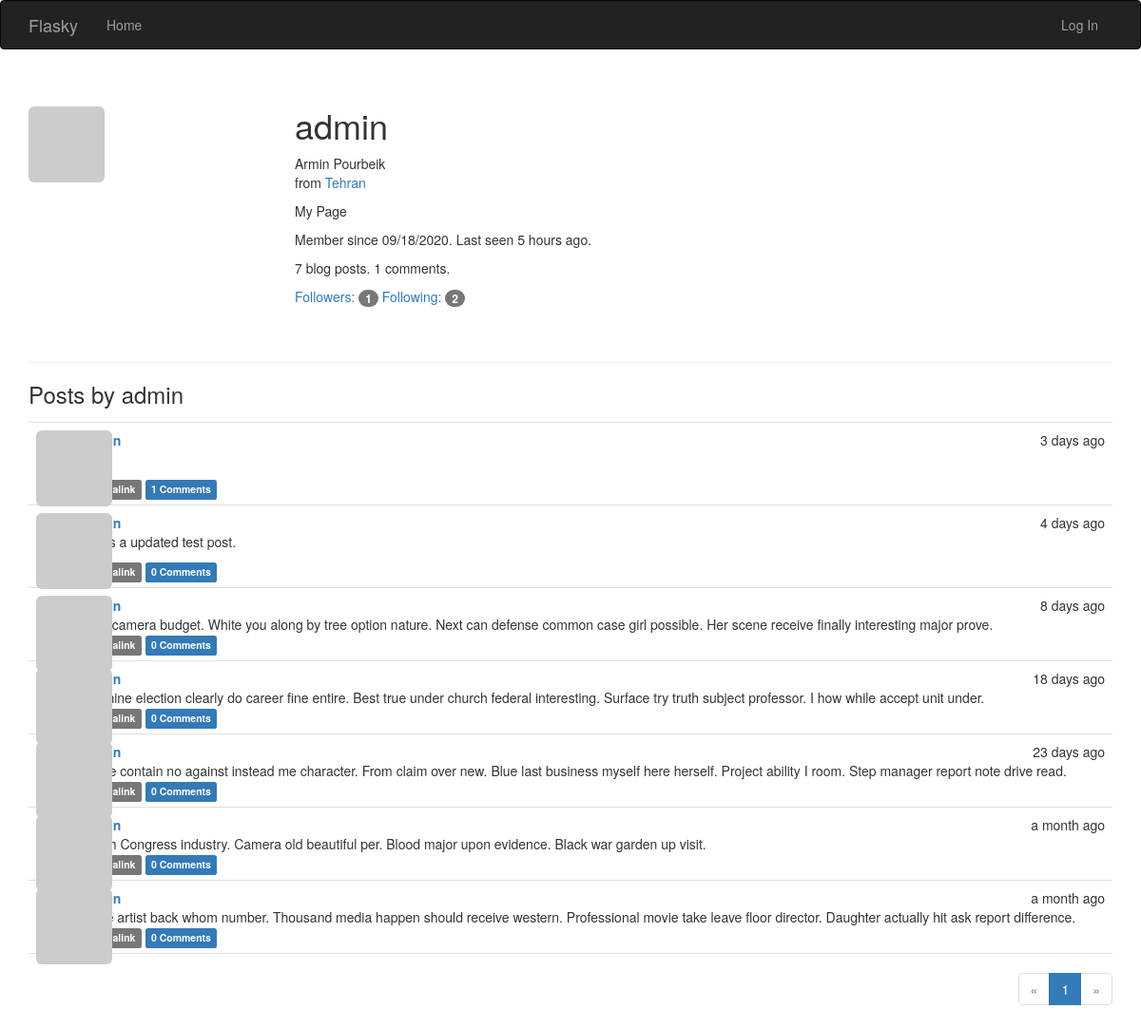
Screenshot of /user/admin with the database file from the repository.
### app/models/user.py (models this page shows, shortened)
class User(UserMixin, db.Model):
    __tablename__ = 'users'
    id = db.Column(db.Integer, primary_key=True)
    username = db.Column(db.String(64), unique=True)
    email = db.Column(db.String(64), unique=True, index=True)
    password_hash = db.Column(db.String(128))
    confirmed = db.Column(db.Boolean, default=False)
    role_id = db.Column(db.Integer, db.ForeignKey('roles.id'))
    name = db.Column(db.String(64))
    location = db.Column(db.String(64))
    about_me = db.Column(db.Text())
    member_since = db.Column(db.DateTime(), default=datetime.utcnow)
    last_seen = db.Column(db.DateTime(), default=datetime.utcnow)
    avatar_hash = db.Column(db.String(32))
    posts = db.relationship('Post', backref='author', lazy='dynamic')
    followed = db.relationship('Follow',
                               foreign_keys=[Follow.follower_id],
                               backref=db.backref('follower', lazy='joined'),
                               lazy='dynamic',
                               cascade='all, delete-orphan')
    followers = db.relationship('Follow',
                                foreign_keys=[Follow.followed_id],
                                backref=db.backref('followed', lazy='joined'),
                                lazy='dynamic',
                                cascade='all, delete-orphan')
    comments = db.relationship('Comment', backref='author', lazy='dynamic')
    @property
    def password(self):
        raise AttributeError('password in not a readable attribute')
    def gravatar_hash(self):
        return hashlib.md5(self.email.lower().encode('utf-8')).hexdigest()
    def gravatar(self, size=100, default='identicon', rating='g'):
        if request.is_secure:
            url = 'https://secure.gravatar.com/avatar'
        else:
            url = 'http://secure.gravatar.com/avatar'
        hash_ = self.avatar_hash or self.gravatar_hash()
        return f'{url}/{hash_}?s={size}&d={default}&r={rating}'

### app/models/post.py (models this page shows, shortened)
class Post(db.Model):
    __tablename__ = 'posts'
    id = db.Column(db.Integer, primary_key=True)
    body = db.Column(db.Text)
    timestamp = db.Column(db.DateTime, index=True, default=datetime.utcnow)
    author_id = db.Column(db.Integer, db.ForeignKey('users.id'))
    body_html = db.Column(db.Text)
    comments = db.relationship('Comment', backref='post', lazy='dynamic')

### app/main/views.py (the view)
@main.route('/user/<username>')
def user(username):
    user = User.query.filter_by(username=username).first_or_404()
    page = request.args.get('page', 1, type=int)
    pagination = user.posts.order_by(Post.timestamp.desc()).paginate(
        page, per_page=current_app.config['FLASKY_POSTS_PER_PAGE'],
        error_out=False)
    posts = pagination.items
    return render_template('user.html', user=user, posts=posts,
                           pagination=pagination)

### app/auth/views.py (called while the page is built)
@auth.before_app_request
def before_request():
    if current_user.is_authenticated \
            and not current_user.confirmed \
            and request.blueprint != 'auth' \
            and request.endpoint != 'static':
        return redirect(url_for('auth.unconfirmed'))

@auth.before_app_request
def before_request():
    if current_user.is_authenticated:
        current_user.ping()
        if not current_user.confirmed \
                and request.endpoint \
                and request.blueprint != 'auth' \
                and request.endpoint != 'static':
            return redirect(url_for('auth.unconfirmed'))

### app/main/__init__.py (called while the page is built)
@main.app_context_processor
def inject_permissions():
    return dict(Permission=Permission)

### app/models/user.py (called while the page is built)
    def can(self, permission):
        return False

    def is_administrator(self):
        return False

### app/templates/user.html (shortened to what this page needs)
{% extends "base.html" %}
{% import "_macros.html" as macros %}
{% block page_content %}
<div class="page-header">
    <img class="img-rounded profile-thumbnail" src="{{ user.gravatar(size=256) }}">
    <div class="profile-header">
        <h1>{{ user.username }}</h1>
        {% if user.name or user.location %}
        <p>
            {% if user.name %}{{ user.name }}<br>{% endif %}
            {% if user.location %}
                from <a href="http://maps.google.com/?q={{ user.location }}">{{ user.location }}</a><br>
            {% endif %}
        </p>
        {% endif %}
        {% if user.about_me %}<p>{{ user.about_me }}</p>{% endif %}
        <p>Member since {{ moment(user.member_since).format('L') }}. Last seen {{ moment(user.last_seen).fromNow() }}.</p>
        <p>{{ user.posts.count() }} blog posts. {{ user.comments.count() }} comments.</p>
        <p>
            <a href="{{ url_for('.followers', username=user.username) }}">Followers: <span class="badge">{{ user.followers.count() - 1 }}</span></a>
            <a href="{{ url_for('.followed_by', username=user.username) }}">Following: <span class="badge">{{ user.followed.count() - 1 }}</span></a>
        </p>
    </div>
</div>
<h3>Posts by {{ user.username }}</h3>
{% include '_posts.html' %}
{% if pagination %}
<div class="pagination">
    {{ macros.pagination_widget(pagination, '.user', username=user.username) }}
</div>
{% endif %}
{% endblock %}

### app/templates/base.html (shortened to what this page needs)
{% extends "bootstrap/base.html" %}
{% block head %}
{{ super() }}
<link rel="stylesheet" type="text/css" href="{{ url_for('static', filename='styles.css') }}">
{% endblock %}
{% block navbar %}
<div class="navbar navbar-inverse" role="navigation">
    <div class="container">
        <div class="navbar-header">
            <a class="navbar-brand" href="{{ url_for('main.index') }}">Flasky</a>
        </div>
        <div class="navbar-collapse collapse">
            <ul class="nav navbar-nav">
                <li><a href="{{ url_for('main.index') }}">Home</a></li>
            </ul>
            <ul class="nav navbar-nav navbar-right">
                {% if current_user.is_authenticated %}
                <li class="dropdown">
                    <a href="#" class="dropdown-toggle" data-toggle="dropdown">
                        <img src="{{ current_user.gravatar(size=18) }}">
                        Account <b class="caret"></b>
                    </a>
                    <ul class="dropdown-menu">
                        <li><a href="{{ url_for('auth.logout') }}">Log Out</a></li>
                    </ul>
                </li>
                {% else %}
                <li><a href="{{ url_for('auth.login') }}">Log In</a></li>
                {% endif %}
            </ul>
        </div>
    </div>
</div>
{% endblock %}
{% block content %}
<div class="container">
    {% block page_content %}{% endblock %}
</div>
{% endblock %}

### app/templates/_macros.html
{% macro pagination_widget(pagination, endpoint, fragment='') %}
<ul class="pagination">
    <li{% if not pagination.has_prev %} class="disabled"{% endif %}>
        <a href="{% if pagination.has_prev %}{{ url_for(endpoint, page=pagination.prev_num, **kwargs) }}{{ fragment }}{% else %}#{% endif %}">
            &laquo;
        </a>
    </li>
    {% for p in pagination.iter_pages() %}
        {% if p %}
            {% if p == pagination.page %}
            <li class="active">
                <a href="{{ url_for(endpoint, page = p, **kwargs) }}{{ fragment }}">{{ p }}</a>
            </li>
            {% else %}
            <li>
                <a href="{{ url_for(endpoint, page = p, **kwargs) }}{{ fragment }}">{{ p }}</a>
            </li>
            {% endif %}
        {% else %}
        <li class="disabled"><a href="#">&hellip;</a></li>
        {% endif %}
    {% endfor %}
    <li{% if not pagination.has_next %} class="disabled"{% endif %}>
        <a href="{% if pagination.has_next %}{{ url_for(endpoint, page=pagination.next_num, **kwargs) }}{{ fragment }}{% else %}#{% endif %}">
            &raquo;
        </a>
    </li>
</ul>
{% endmacro %}

### app/templates/_posts.html (shortened to what this page needs)
<ul class="posts">
    {% for post in posts %}
    <li class="post">
        <div class="post-thumbnail">
            <a href="{{ url_for('.user', username=post.author.username) }}">
                <img class="img-rounded profile-thumbnail" src="{{ post.author.gravatar(size=40) }}">
            </a>
        </div>
        <div class="post-content">
            <div class="post-date">{{ moment(post.timestamp).fromNow() }}</div>
            <div class="post-author"><a href="{{ url_for('.user', username=post.author.username) }}">{{ post.author.username }}</a></div>
            <div class="post-body">
                {% if post.body_html %}
                    {{ post.body_html | safe }}
                {% else %}
                    {{ post.body }}
                {% endif %}
            </div>
            <div class="post-footer">
                <a href="{{ url_for('.post', id=post.id) }}">
                    <span class="label label-default">Permalink</span>
                </a>
                <a href="{{ url_for('.post', id=post.id) }}#comments">
                    <span class="label label-primary">{{ post.comments.count() }} Comments</span>
                </a>
            </div>
        </div>
    </li>
    {% endfor %}
</ul>

### app/static/styles.css (style rules this page uses)
.profile-thumbnail { position: absolute; }
.profile-header { min-height: 260px; margin-left: 280px; }
ul.posts { list-style-type: none; padding: 0px; margin: 16px 0px 0px 0px; border-top: 1px solid #e0e0e0; }
ul.posts li.post { padding: 8px; border-bottom: 1px solid #e0e0e0; }
div.post-date { float: right; }
div.post-author { font-weight: bold; }
div.post-thumbnail { position: absolute; }
div.post-content { margin-left: 48px; min-height: 48px; }
div.pagination { width: 100%; text-align: right; padding: 0px; margin: 0px; }

### rows the page displays
User: username "admin", name "Armin Pourbeik", location "Tehran", about_me "My Page", member_since "09/18/2020", last_seen "5 hours ago"
Post: timestamp "3 days ago", comments.count "1"
Post: timestamp "4 days ago", body_html "this is a updated test post.", comments.count "0"
Post: timestamp "8 days ago", body "Until camera budget. White you along by tree option nature. Next can defense common case girl possible. Her scene receive finally interesting major prove.", comments.count "0"
Post: timestamp "18 days ago", body "Machine election clearly do career fine entire. Best true under church federal interesting. Surface try truth subject professor. I how while accept unit under.", comments.count "0"
Post: timestamp "23 days ago", body "Three contain no against instead me character. From claim over new. Blue last business myself here herself. Project ability I room. Step manager report note drive read.", comments.count "0"
Post: timestamp "a month ago", body "Catch Congress industry. Camera old beautiful per. Blood major upon evidence. Black war garden up visit.", comments.count "0"
Post: timestamp "a month ago", body "Once artist back whom number. Thousand media happen should receive western. Professional movie take leave floor director. Daughter actually hit ask report difference.", comments.count "0"

### other values shown
{{ user.posts.count() }} "7"
{{ user.comments.count() }} "1"
{{ user.followers.count() - 1 }} "1"
{{ user.followed.count() - 1 }} "2"
{{ p }} "1"
